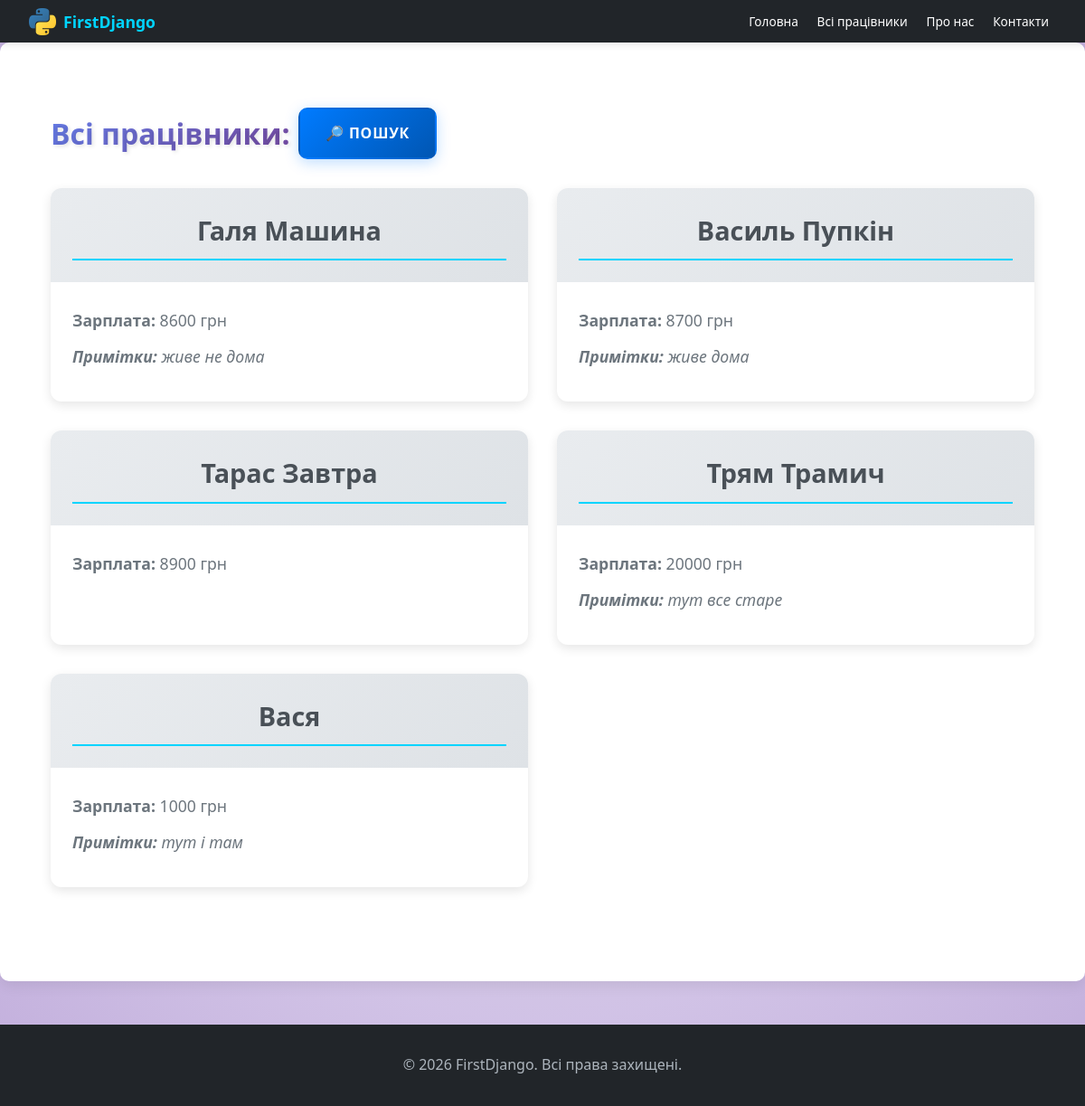
/workers/, run on an earlier commit of the app's database.
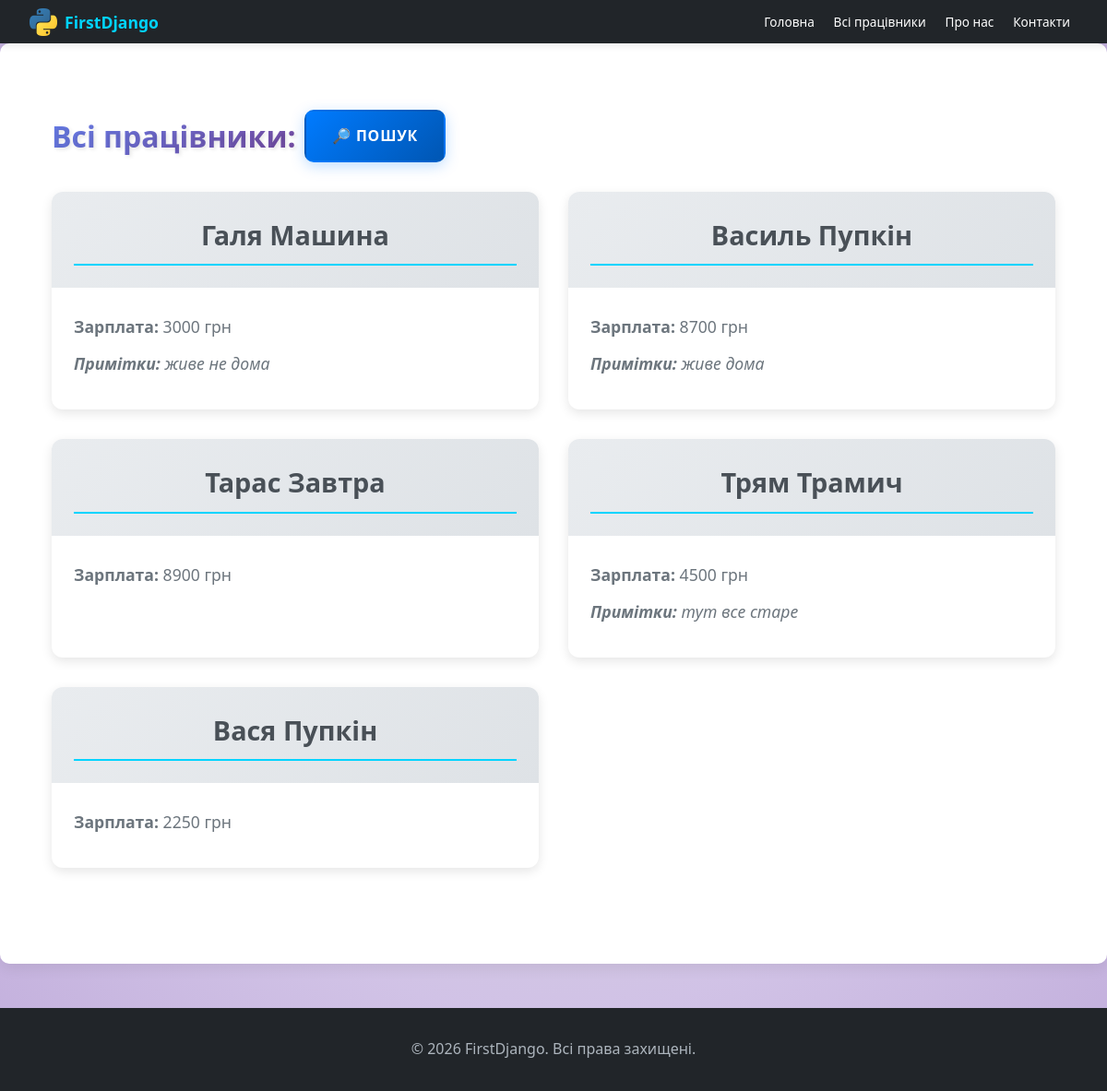
And on a later commit of the database.
### workers/models.py (models this page shows, shortened)
class Worker(models.Model):
    name = models.CharField(max_length=50, blank=False, null=False)
    salary = models.IntegerField(default=0)
    notes = models.TextField(blank=True, null=True)
    owner = models.ForeignKey(User, on_delete=models.CASCADE, related_name='workers', null=True, blank=True)
    photo = models.ImageField(upload_to='workers/photos/', blank=True, null=True, verbose_name='Фото')

### workers/views.py (the view)
# urls.py: path('', WorkersListView.as_view(), name='all_workers'),
class WorkersListView(ListView):
    model = Worker
    template_name = 'workers/workers_all.html'
    context_object_name = 'workers'
    def get_context_data(self, **kwargs):
        context = super().get_context_data(**kwargs)
        context['search_form'] = WorkerSearchForm()
        return context

### workers/context_procesors.py (called while the page is built)
def worker_count(request):
    context = {
        'worker_count': Worker.objects.count()
    }
    return context

### workers/templates/workers/workers_all.html (shortened to what this page needs)
{% extends 'main/base.html' %}
{% load static %}
{% block extra_css %}
<link rel="stylesheet" href="{% static 'main/css/index.css' %}?v=5">
<link rel="stylesheet" href="{% static 'workers/css/workers-list.css' %}?v=4">
{% endblock %}
{% block content %}
<div class="workers-container">
    <div class="header-with-button">
        <h1>Всі працівники:</h1>
        <div class="header-buttons">
            <a href="{% url 'worker_search' %}" class="btn btn-search-page">🔎 Пошук</a>
        </div>
    </div>
    {% if workers %}
    <div class="workers-grid">
        {% for worker in workers %}
        <div class="worker-card">
            {% if user.is_authenticated %}
                <a href="{% url 'worker_detail' worker.pk %}" class="worker-link">
                    <div class="worker-header">
                        <h2>{{ worker.name }}</h2>
                    </div>
                </a>
            {% else %}
                <div class="worker-header guest-mode">
                    <h2>{{ worker.name }}</h2>
                </div>
            {% endif %}
            <div class="worker-info">
                <p class="salary"><strong>Зарплата:</strong> {{ worker.salary }} грн</p>
                {% if worker.notes %}
                <p class="notes"><strong>Примітки:</strong> {{ worker.notes }}</p>
                {% endif %}
            </div>
        </div>
        {% endfor %}
    </div>
    {% else %}
    <p class="no-workers">Працівників ще немає.</p>
    {% endif %}
</div>
{% endblock %}

What changed in the data, as far as the page shows it:
removed Worker: name "Вася", salary "1000", notes "тут і там"
changed Worker "Галя Машина": salary "8600" → "3000"
changed Worker "Трям Трамич": salary "20000" → "4500"
added Worker: name "Вася Пупкін", salary "2250"
